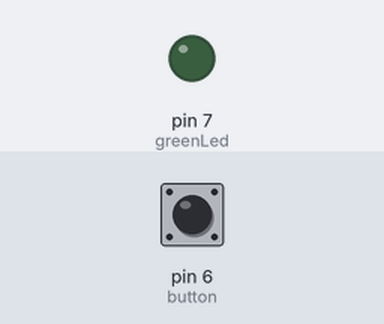
This sketch was run on a simulated Arduino Uno, built with avr-gcc and run on an emulated ATmega328P. Parts: output pins drawn as LEDs (lit = HIGH). Dashed ring = blinking. The inputs (shaded band) are chosen by the test bench; at power-on: pin 6 (button) HIGH.

Above: at 1.2 s.
1.3 s: pin 6 (button) pulled LOW for 1 s
At 3.2 s:
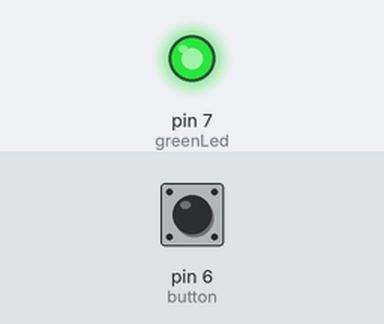
3.8 s: pin 6 (button) pulled LOW for 3.2 s
At 4.1 s:
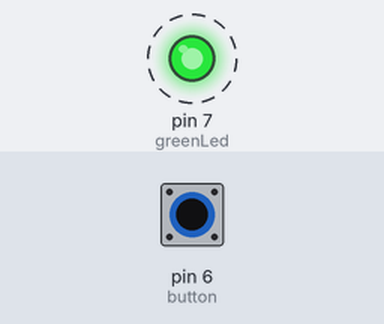
8.5 s: pin 6 (button) pulled LOW for 0.25 s
At 9.3 s:
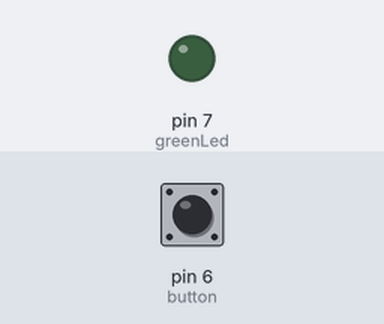
Timing chart, 0 to 11.5 s (numbered marks = the images above; inputs shaded):
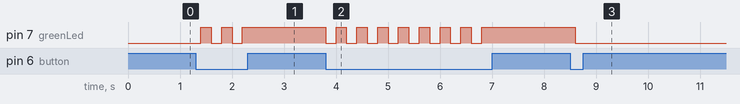

Measured:
- after the input at 1.3 s, pin 7 (greenLed): alternates HIGH for 0.20 s and LOW for 0.20 s, 5 changes in all, then stays HIGH, starting after 0.10 s
- after the input at 3.8 s, pin 7 (greenLed): alternates HIGH for 0.20 s and LOW for 0.20 s, 16 changes in all, then stays HIGH, starting at once
- after the input at 8.5 s, pin 7 (greenLed): HIGH → LOW after 0.10 s

The sketch:

ch2_PUSH_BUTTON_DAVID_GARRETT.ino
```cpp
//CHAPTER 2 PUSH BUTTON
//David Garrett

// Delcare and initialize button and green LED
const int button = 6;
const int greenLed = 7;

void setup() {  // Setup green LED as output, button as input
  pinMode(greenLed, OUTPUT);
  pinMode(button, INPUT);

}

void loop() {
  if (digitalRead(button) == LOW) { // Input reads high when button isn't pressed
    // When button is pressed, if statement execute
    digitalWrite(greenLed, !digitalRead(greenLed)); // reads state of LED and toggles to opposite state
  }
  delay(200); // Creates delay, avoids multiple inputs when button is pressed
}
```
